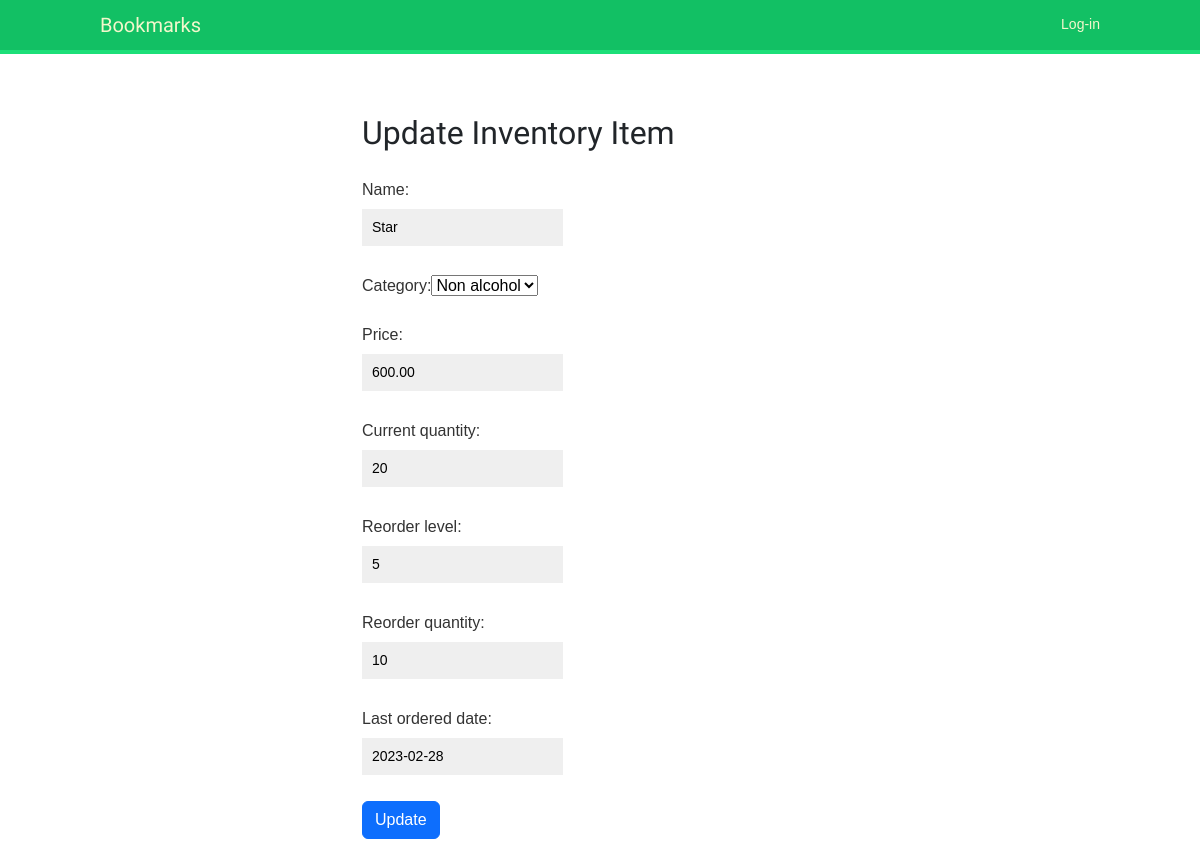
The app's page /inventory/7/inventory_update/ with its own data.
### hotelbar/models.py (models this page shows, shortened)
class InventoryItem(models.Model):
    name = models.CharField(max_length=100)
    category = models.ForeignKey(Category, on_delete=models.CASCADE)
    price = models.DecimalField(max_digits=8, decimal_places=2)
    current_quantity = models.PositiveIntegerField()
    reorder_level = models.PositiveIntegerField()
    reorder_quantity = models.PositiveIntegerField()
    last_ordered_date = models.DateField(null=True, blank=True)
    suppliers = models.ManyToManyField(Supplier, related_name='inventory_items')

class Category(models.Model):
    name = models.CharField(max_length=50)
    def __str__(self):
        return self.name

### inventory/views.py (the view)
# urls.py: path('inventory/<int:pk>/inventory_update/', inventory_update, name='inventory_update'),
def inventory_update(request, pk):
    item = get_object_or_404(InventoryItem, pk=pk)
    if request.method == 'POST':
        form = InventoryItemForm(request.POST, instance=item)
        if form.is_valid():
            item = form.save()
            return redirect('inventory_detail', pk=item.pk)
    else:
        form = InventoryItemForm(instance=item)
    categories = Category.objects.all()
    suppliers = Supplier.objects.all()
    return render(request, 'inventory/inventory_update.html', {'form': form, 'categories': categories, 'suppliers': suppliers})

### hotelbar/forms.py
class InventoryItemForm(forms.ModelForm):
    class Meta:
        model = InventoryItem
        fields = ('name', 'category', 'price', 'current_quantity', 'reorder_level', 'reorder_quantity', 'last_ordered_date')

### inventory/templates/inventory/inventory_update.html (shortened to what this page needs)
{% extends 'base.html' %}
{% block content %}
  <div class="container">
    <div class="row">
      <div class="col-md-6 mx-auto">
        <h2 class="mb-4">Update Inventory Item</h2>
        <form method="post">
          {{ form.as_p }}
          <button type="submit" class="btn btn-primary">Update</button>
        </form>
      </div>
    </div>
  </div>
{% endblock %}

### account/static/css/base.css (style rules this page uses)
body { margin:0; padding:0; font-family:helvetica, sans-serif; }
p { line-height: 1.8; }
h1, h2, h3, h4, h5 , h6 { font-family: 'Muli', sans-serif; font-weight:normal; }
h2 { margin:30px 0 20px; }
form { overflow:auto; }
form p { width:100%; overflow:auto; }
label { float:left; clear:both; color:#333; margin-bottom:4px; }
input, textarea { clear:both; float:left; margin:0 0 10px; background:#efefef; border:0; padding:6px 10px; font-size:14px; }

### records on screen
InventoryItem: name "Star", category "Non alcohol", price "600.00", current_quantity "20", reorder_level "5", reorder_quantity "10", last_ordered_date "2023-02-28"
